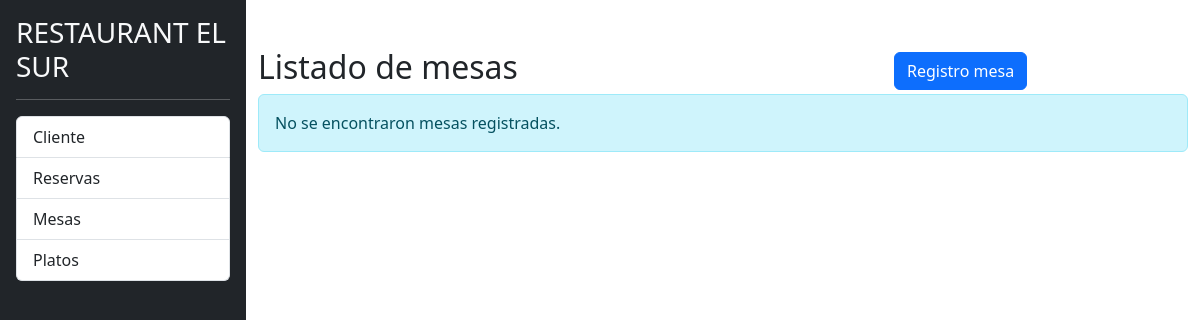
The app's page /listado_mesas.php, older data.
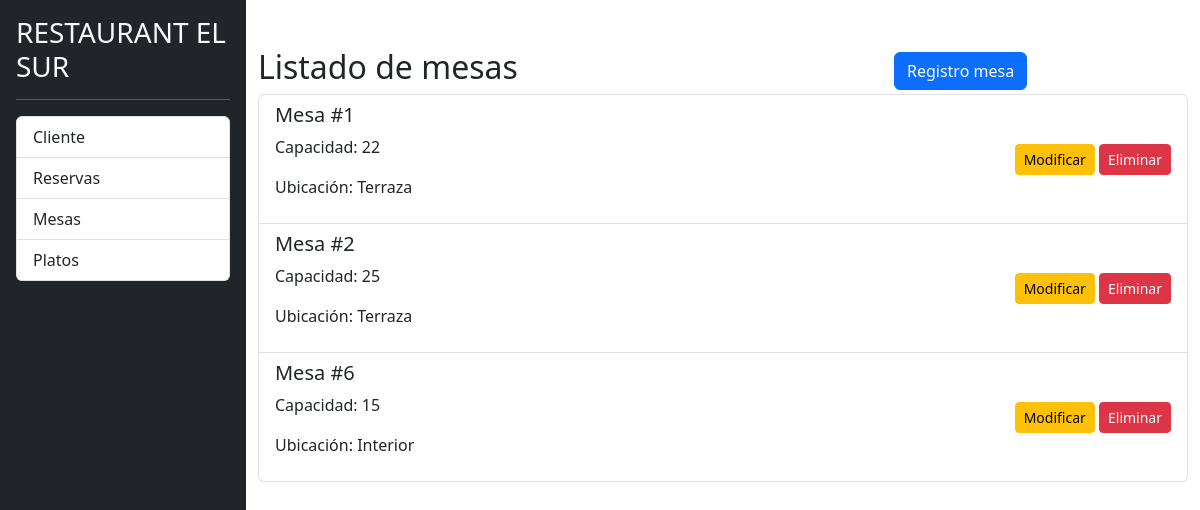
The same page, newer data.
### tables this page shows
CREATE TABLE `mesas` (
  `id` int(11) NOT NULL,
  `numero_mesa` int(11) NOT NULL,
  `capacidad` int(11) NOT NULL,
  `ubicacion` varchar(255) DEFAULT NULL
);

### listado_mesas.php (the view, shortened to what this page needs)
<?php
include 'php/conexion.php';
$sql = "SELECT id, numero_mesa, capacidad, ubicacion FROM mesas";
$resultado = $conn->query($sql);
?>
<!DOCTYPE html>
<html lang="es">
<head>
    <link rel="stylesheet" href="css/bootstrap.min.css">
    <link rel="stylesheet" href="css/styles.css" />
</head>
<body>
    <div class="d-flex">
        <div class="bg-dark border-rigth p-3" id="sidebar">
            <h3 class="text-light">RESTAURANT EL SUR</h3>
            <hr class="text-white" />
            <div class="list-group list-reset">
                <a href="listado_clientes.php" class="list-group-item list-group-item-action">Cliente</a>
                <a href="listado_reservas.php" class="list-group-item list-group-item-action">Reservas</a>
                <a href="listado_mesas.php" class="list-group-item list-group-item-action">Mesas</a>
                <a href="listado_menus.php" class="list-group-item list-group-item-action">Platos</a>
            </div>
        </div>
        <div class="container">
            <div class="row align-items-center mt-5">
                <div class="col-md-8">
                    <h2>Listado de mesas</h2>
                </div>
                <div class="col-md-4 text-right ml-auto">
                    <a href="registro_mesa.php" class="btn btn-primary">Registro mesa</a>
                </div>
            </div>
            <?php if ($resultado->num_rows > 0): ?>
                <div class="list-group">
                    <?php while ($fila = $resultado->fetch_assoc()): ?>
                        <div class="list-group-item d-flex justify-content-between align-items-center">
                            <div>
                                <h5>Mesa #<?php echo $fila['numero_mesa']; ?></h5>
                                <p>Capacidad: <?php echo $fila['capacidad']; ?></p>
                                <p>Ubicación: <?php echo $fila['ubicacion']; ?></p>
                            </div>
                            <div>
                                <a href="modificar_mesa.php?id=<?php echo $fila['id']; ?>" class="btn btn-warning btn-sm">Modificar</a>
                                <a href="eliminar_mesa.php?id=<?php echo $fila['id']; ?>" class="btn btn-danger btn-sm" onclick="return confirm('¿Estás seguro de que deseas eliminar esta mesa?');">Eliminar</a>
                            </div>
                        </div>
                    <?php endwhile; ?>
                </div>
            <?php else: ?>
                <div class="alert alert-info">No se encontraron mesas registradas.</div>
            <?php endif; ?>
        </div>
</body>
</html>

Row changes from the older to the newer data that the page shows:
added mesas: numero_mesa "1", capacidad "22", ubicacion "Terraza"
added mesas: numero_mesa "2", capacidad "25", ubicacion "Terraza"
added mesas: numero_mesa "6", capacidad "15", ubicacion "Interior"
Text that changed along with them:
text no longer shown: "No se encontraron mesas registradas."
